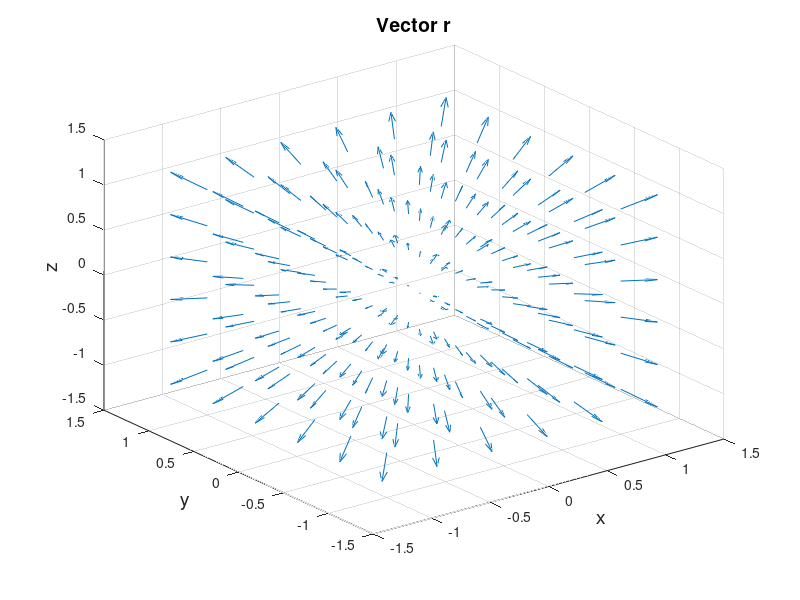
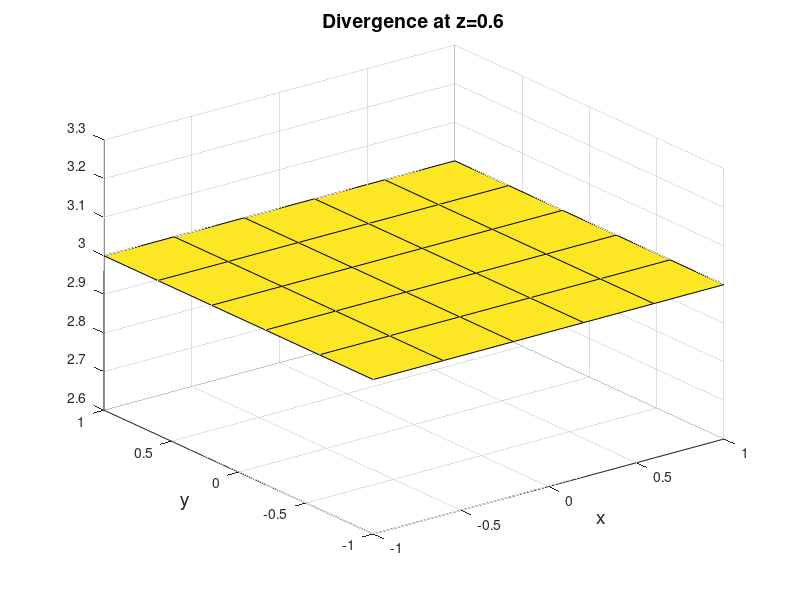

The MATLAB script that drew these images, in order:
%divergence_ex.m
%This script plots and evaluates the function r=x i + y j + z k 
%and its divergence. Other functions are possible as well.
warning off; %supress unwanted warnings by plotter, if needed
clear; vmin=-1; vmax=1;
xmax=vmax; ymax=vmax; zmax=vmax; % x,y,z upper limits
xmin=vmin; ymin=vmin; zmin=vmin;
vs=0.4; xs=vs; ys=vs; zs=vs; % step size
N=(vmax-vmin)/vs; % number of points to be plotted is NxNxN
m=round(N); zm=zmin+(m-1)*zs; % z at which the vector function is plotted
%[x,y,z]=meshgrid(-xmax:xs:xmax,-ymax:ys:ymax,-zmax:zs:zmax);
[x,y,z]=meshgrid(xmin:xs:xmax,ymin:ys:ymax,zmin:zs:zmax);
% The desired vector is F = fx i + fy j + fz k. Uncomment appropriate example
% Example 1
fx=x; fy=y; fz=z;str1='Vector r';
% Example 2
%fx=x.*z; fy=-y.^2; fz=2*x.^2.*y;str1='Vector (x*z,-y^2,2*x^2*y)';
% Example 3
% fx=x.^3; fy=y; fz=z;str1='Vector (x^3,y,z)';
% Example 4
% fx=x.^2.*y; fy=y.^2.*z; fz=z.^2.*x;str1='Vector (x^2*y,y^2*z,z^2*x)';
%quiver3(x,y,z,fx,fy,fz,2); %uses scaling
quiver3(x,y,z,fx,fy,fz); %draws arrows in three dimensions
title (str1,'FontSize',14); 
xlabel('x','FontSize',14); ylabel('y','FontSize',14); 
zlabel('z','FontSize',14)
div = divergence(x,y,z,fx,fy,fz);%divergence of F
figure
surf(x(:,:,m),y(:,:,m),div(:,:,m)) % surface plot
str2=cat(2,'Divergence at ','z=',num2str(zm,3));
title(str2,'FontSize',14) 
xlabel('x','FontSize',14), ylabel('y','FontSize',14)
